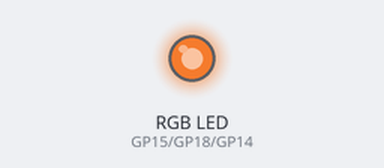
Bench run of a program on a simulated Raspberry Pi Pico running MicroPython. On the bench: an RGB LED mixed from three pins (HIGH = lit). Dim RGB values are drawn brighter than linear; random numbers come from a fixed seed.

Above: at 0.15 s.
At 4.95 s:
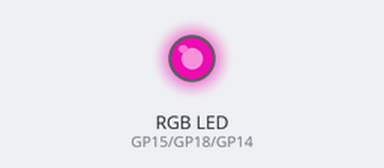
At 10.05 s:
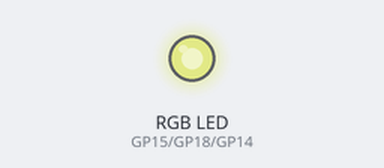
At 19.95 s:
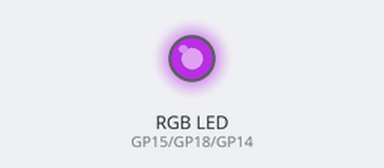
At 29.86 s:
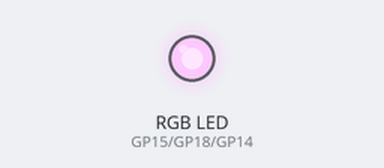
At 39.76 s:
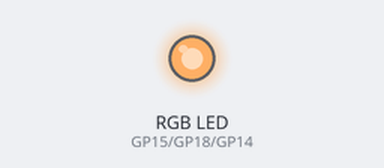
Timing chart, 0 to 40.0 s (numbered marks = the images above):
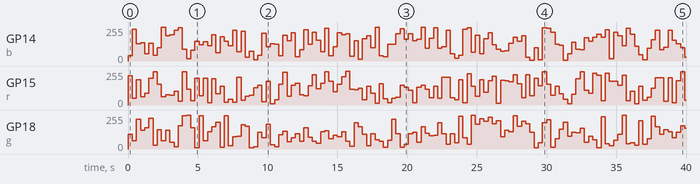

Measured:
- by itself, GP15 (r): 0/255 → 221/255 at 0.00 s, → 52/255 0.30 s later, → 191/255 0.30 s later, → 63/255 0.30 s later, … (134 changes in this stretch)
- by itself, GP14 (b): 0/255 → 41/255 at 0.00 s, → 239/255 0.30 s later, → 130/255 0.30 s later, → 136/255 0.30 s later, … (134 changes in this stretch)
- by itself, GP18 (g): 0/255 → 111/255 at 0.00 s, → 62/255 0.30 s later, → 225/255 0.30 s later, → 141/255 0.30 s later, … (134 changes in this stretch)

The program:

led4.py
```python
#!/usr/bin/env python
# encoding: utf-8

import machine
import utime
import urandom

r = machine.Pin(15, machine.Pin.OUT)
g = machine.Pin(18, machine.Pin.OUT)
b = machine.Pin(14, machine.Pin.OUT)

pwm_r = machine.PWM(r)
pwm_g = machine.PWM(g)
pwm_b = machine.PWM(b)

pwm_r.freq(1000)
pwm_g.freq(1000)
pwm_b.freq(1000)

def light(red, green, blue):
    pwm_r.duty_u16(65535 - red * 255)
    pwm_g.duty_u16(65535 - green * 255)
    pwm_b.duty_u16(65535 - blue * 255)

while True:
    light(urandom.randint(0,250), urandom.randint(0,250), urandom.randint(0,250))
    utime.sleep(0.3)
```
